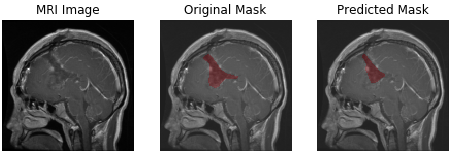
#> input picture samples/sample1.png, 452 x 155 px; its folder holds only this picture in this run
$ python dataset_utils.py
#> lines starting #> are read from the running program, lines starting #| are printed output that depends on the picture; after the words box and inside, x2 and y2 are one past the last pixel; in counts of white or black regions, pixels touching at a corner belong together
import os
import sys
import numpy as np
import cv2
from PIL import Image

def extract_samples_to_npy(samples_dir="samples", output_dir="brain_tumor_dataset", target_dim=128):
    """
    Extracts MRI images and target segmentation masks from composite sample PNG files in samples/
    Each sample PNG in samples/ has MRI image, ground truth mask, and prediction visualizations.
    """
#> called with samples_dir = 'samples', output_dir = 'brain_tumor_dataset', target_dim = 128
    os.makedirs(output_dir, exist_ok=True)
    images = []
    masks = []
    labels = []

    if not os.path.exists(samples_dir):
        print(f"Directory {samples_dir} not found.")
        return generate_synthetic_dataset(output_dir=output_dir, num_samples=50, target_dim=target_dim)

    sample_files = sorted([f for f in os.listdir(samples_dir) if f.endswith('.png')])
    if not sample_files:
        return generate_synthetic_dataset(output_dir=output_dir, num_samples=50, target_dim=target_dim)

    for i, fname in enumerate(sample_files):
        fpath = os.path.join(samples_dir, fname)
        try:
            img = Image.open(fpath).convert('RGB')
            arr = np.array(img)
            h, w, c = arr.shape
#> h = 155; w = 452; c = 3

            # In sample images, left section (~1/3 of width) is MRI image, middle is mask/overlay
            mri_crop = arr[:, :int(w / 3), :]
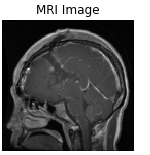
#> mri_crop: shape (155, 150, 3); min 0, max 255, mean 101.7
            mri_gray = cv2.cvtColor(mri_crop, cv2.COLOR_RGB2GRAY)
            mri_resized = cv2.resize(mri_gray, (target_dim, target_dim), interpolation=cv2.INTER_AREA)
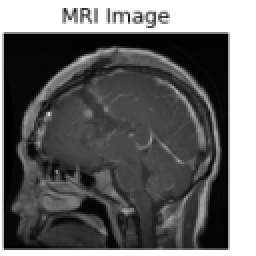
#> mri_resized: shape (128, 128) (shown 2 times larger); min 0, max 255, mean 101.7

            # Middle crop contains the mask/overlay
            mask_crop = arr[:, int(w / 3):int(2 * w / 3), :]
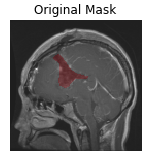
#> mask_crop: shape (155, 151, 3); mean R, G, B 117.1, 116.2, 116.2
            mask_gray = cv2.cvtColor(mask_crop, cv2.COLOR_RGB2GRAY)
            mask_resized = cv2.resize(mask_gray, (target_dim, target_dim), interpolation=cv2.INTER_AREA)
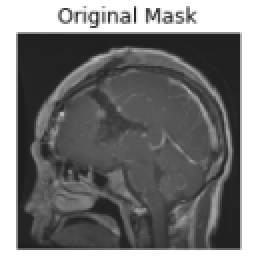
#> mask_resized: shape (128, 128) (shown 2 times larger); min 30, max 255, mean 116.5

            # Threshold mask crop to produce binary tumor mask
            # Bright regions or tinted tumor regions in ground truth mask
            _, binary_mask = cv2.threshold(mask_resized, 180, 255, cv2.THRESH_BINARY_INV)
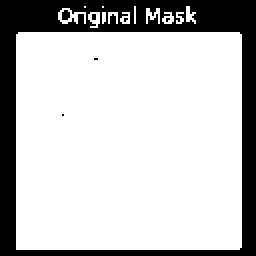
#> binary_mask: shape (128, 128) (shown 2 times larger); 76.6% white; 7 black regions (6 under 20 px), largest, box (x1, y1, x2, y2) and area: (0, 0, 128, 128) 3802

            images.append(mri_resized)
            masks.append((binary_mask > 0).astype(np.bool_))
            labels.append(1 if np.sum(binary_mask) > 10 else 0)
        except Exception as e:
            print(f"Error processing {fname}: {e}")

    # Augment samples to build a reasonable dataset for training if dataset is small
    if len(images) > 0 and len(images) < 50:
        orig_imgs = list(images)
#> orig_imgs = 1 item
        orig_masks = list(masks)
#> orig_masks = 1 item
        orig_labels = list(labels)
#> orig_labels = [1]

        for aug_idx in range(4):
            for img_arr, mask_arr, lbl in zip(orig_imgs, orig_masks, orig_labels):
                if aug_idx == 0:
                    # Flip horizontally
                    aug_img = np.fliplr(img_arr)
                    aug_mask = np.fliplr(mask_arr)
                elif aug_idx == 1:
                    # Flip vertically
                    aug_img = np.flipud(img_arr)
                    aug_mask = np.flipud(mask_arr)
                elif aug_idx == 2:
                    # Rotate 90
                    aug_img = np.rot90(img_arr, 1)
                    aug_mask = np.rot90(mask_arr, 1)
                else:
                    # Brightness shift
                    aug_img = np.clip(img_arr.astype(np.float32) * 1.1, 0, 255).astype(np.uint8)
                    aug_mask = mask_arr

                images.append(aug_img)
                masks.append(aug_mask)
                labels.append(lbl)
#> after the loop, images = 5 items; labels = [1, 1, 1, 1, 1]; masks = 5 items

    images_arr = np.array(images, dtype=np.uint8)
    masks_arr = np.array(masks, dtype=bool)
    labels_arr = np.array(labels, dtype=int)
#> labels_arr = [1, 1, 1, 1, 1]

    np.save(os.path.join(output_dir, 'images.npy'), images_arr)
    np.save(os.path.join(output_dir, 'masks.npy'), masks_arr)
    np.save(os.path.join(output_dir, 'labels.npy'), labels_arr)

    print(f"Saved dataset to {output_dir}:")
    print(f"  images.npy: {images_arr.shape}")
#|   images.npy: (5, 128, 128)
    print(f"  masks.npy: {masks_arr.shape}")
#|   masks.npy: (5, 128, 128)
    print(f"  labels.npy: {labels_arr.shape}")
#|   labels.npy: (5,)
    return images_arr, masks_arr, labels_arr

# [72 lines left out: functions generate_synthetic_dataset, load_dataset, not called in this run]

if __name__ == '__main__':
    extract_samples_to_npy()

$ run again, on samples/sample5.png
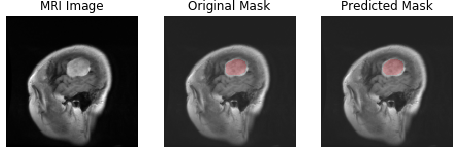
#> input picture samples/sample5.png, 457 x 150 px
#> in extract_samples_to_npy, `mask_resized = cv2.resize(mask_gray, (target_dim, target_dim), interpo..`:
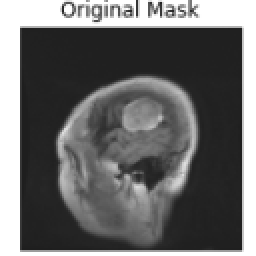
#> mask_resized: shape (128, 128) (shown 2 times larger); min 30, max 255, mean 106.9
#> in extract_samples_to_npy, `_, binary_mask = cv2.threshold(mask_resized, 180, 255, cv2.THRESH_BINA..`:
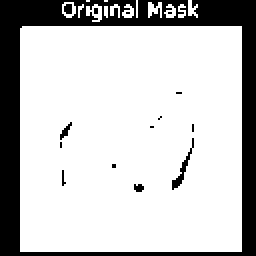
#> binary_mask: shape (128, 128) (shown 2 times larger); 77.4% white; 15 black regions (12 under 20 px), largest, box (x1, y1, x2, y2) and area: (0, 0, 128, 128) 3553, (86, 69, 97, 95) 58, (30, 61, 36, 70) 21
#> orig_imgs = 1 item
#> orig_labels = [1]
#> after the loop in extract_samples_to_npy, `for aug_idx in range(4):`: images = 5 items; labels = [1, 1, 1, 1, 1]; masks = 5 items
#> labels_arr = [1, 1, 1, 1, 1]
#|   images.npy: (5, 128, 128)
#|   masks.npy: (5, 128, 128)
#|   labels.npy: (5,)

$ run again, on samples/sample6.png
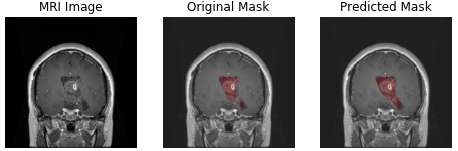
#> input picture samples/sample6.png, 458 x 151 px
#> in extract_samples_to_npy, `mask_resized = cv2.resize(mask_gray, (target_dim, target_dim), interpo..`:
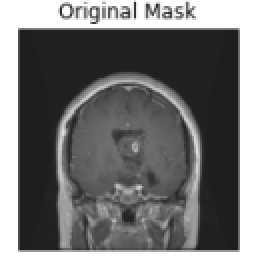
#> mask_resized: shape (128, 128) (shown 2 times larger); min 30, max 255, mean 110.6
#> in extract_samples_to_npy, `_, binary_mask = cv2.threshold(mask_resized, 180, 255, cv2.THRESH_BINA..`:
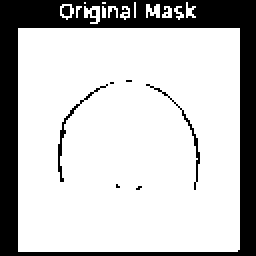
#> binary_mask: shape (128, 128) (shown 2 times larger); 76.3% white; 11 black regions (8 under 20 px), largest, box (x1, y1, x2, y2) and area: (0, 0, 128, 128) 3693, (29, 42, 54, 91) 84, (73, 42, 100, 95) 75
#> orig_imgs = 1 item
#> orig_labels = [1]
#> after the loop in extract_samples_to_npy, `for aug_idx in range(4):`: images = 5 items; labels = [1, 1, 1, 1, 1]; masks = 5 items
#> labels_arr = [1, 1, 1, 1, 1]
#|   images.npy: (5, 128, 128)
#|   masks.npy: (5, 128, 128)
#|   labels.npy: (5,)

$ run again, on samples/sample7.png
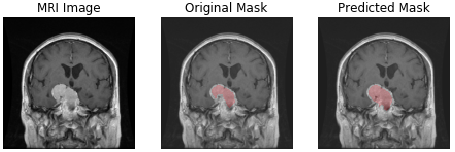
#> input picture samples/sample7.png, 455 x 152 px
#> in extract_samples_to_npy, `mask_resized = cv2.resize(mask_gray, (target_dim, target_dim), interpo..`:
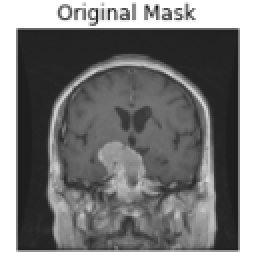
#> mask_resized: shape (128, 128) (shown 2 times larger); min 23, max 255, mean 120.8
#> in extract_samples_to_npy, `_, binary_mask = cv2.threshold(mask_resized, 180, 255, cv2.THRESH_BINA..`:
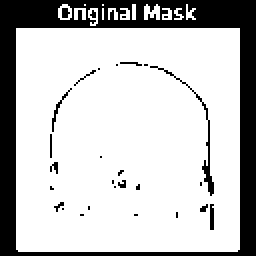
#> binary_mask: shape (128, 128) (shown 2 times larger); 76.3% white; 30 black regions (26 under 20 px), largest, box (x1, y1, x2, y2) and area: (0, 0, 128, 128) 3562, (75, 33, 107, 98) 115, (26, 44, 36, 66) 31, (105, 102, 107, 115) 25
#> orig_imgs = 1 item
#> orig_labels = [1]
#> after the loop in extract_samples_to_npy, `for aug_idx in range(4):`: images = 5 items; labels = [1, 1, 1, 1, 1]; masks = 5 items
#> labels_arr = [1, 1, 1, 1, 1]
#|   images.npy: (5, 128, 128)
#|   masks.npy: (5, 128, 128)
#|   labels.npy: (5,)
